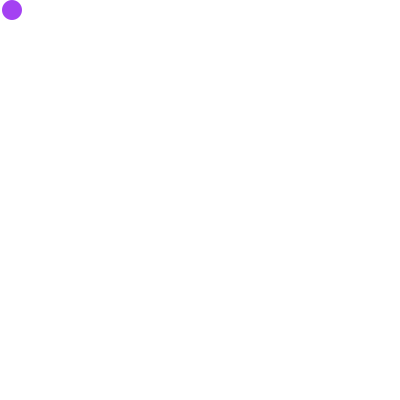
Frame 1 (no input)
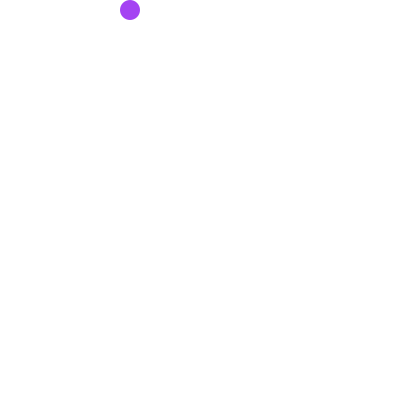
Frame 60 (the mouse pressed at the canvas centre just before this capture)
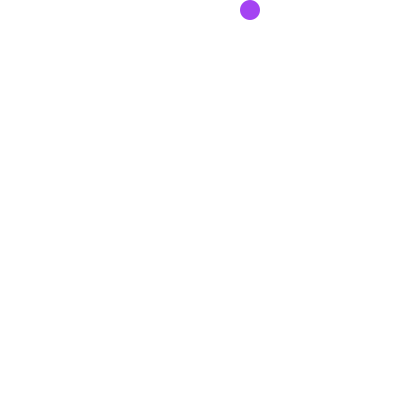
Frame 120 (the mouse held since frame 60 and released just before this capture)

The Processing sketch that drew these frames (run headless with seeded random() and noise(); from frame 60 on, the mouse is pressed at the canvas centre):

// Processing sketch: sketch_140516n
// ── sketch_140516n.pde
int x,y,r,s,w,mode;
void setup(){
  size(400,400);
  x = 10;
  y = 10;
  r = 20;
  s = 2;
  mode = 0;
  w = 0;
  noStroke();
  fill(random(255),random(255),random(255));
}

void draw(){
  background(255);
  
  switch(mode){
    case 0:{
      x+=s;
      if(x >= width-w-r/2){
       mode = 1;
       fill(random(255),random(255),random(255));
      }
      break;
    }
    case 1:{
      y+=s;
      if(y >= height-w-r/2){
        mode = 2;
        fill(random(255),random(255),random(255));
      }
      break;
    }
    case 2:{
      x-=s;
      if(x <= w+r/2){
        mode = 3;
        fill(random(255),random(255),random(255));
        w += 10;
      }
       break;
      }
     
    case 3:{
      y-=s;
      if(y <= w+r/2){
        mode = 0;
        fill(random(255),random(255),random(255));
      }
      break;
    }
    
  }
  if(!(x>180&&x<220&&y>180&&y<220))ellipse(x,y,r,r);
}
